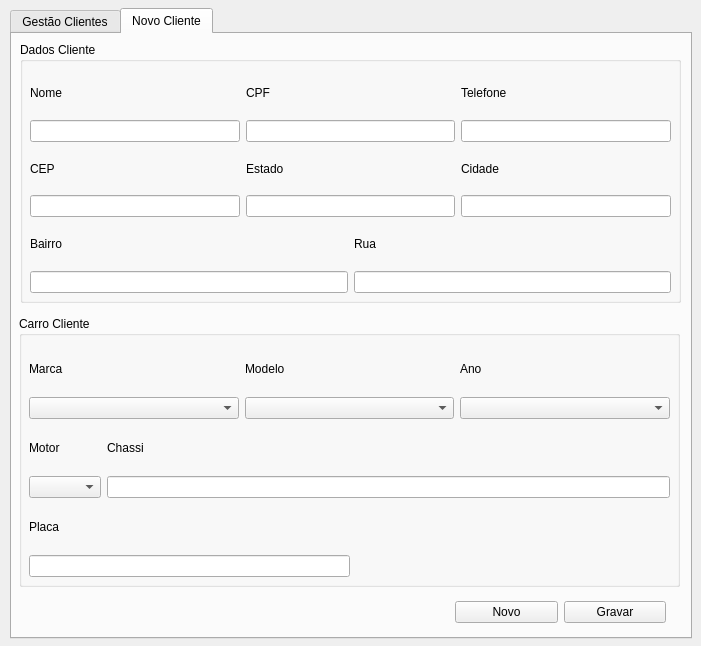
<?xml version="1.0" encoding="UTF-8"?>
<ui version="4.0">
 <class>frm_gestaoclientes</class>
 <widget class="QDialog" name="frm_gestaoclientes">
  <property name="geometry">
   <rect>
    <x>0</x>
    <y>0</y>
    <width>701</width>
    <height>646</height>
   </rect>
  </property>
  <property name="windowTitle">
   <string>Gestão de Clientes</string>
  </property>
  <widget class="QTabWidget" name="tabWidget">
   <property name="geometry">
    <rect>
     <x>10</x>
     <y>8</y>
     <width>682</width>
     <height>631</height>
    </rect>
   </property>
   <property name="currentIndex">
    <number>1</number>
   </property>
   <widget class="QWidget" name="tab">
    <attribute name="title">
     <string>Gestão Clientes</string>
    </attribute>
    <widget class="QTableWidget" name="tw_ge_listaclientes">
     <property name="geometry">
      <rect>
       <x>10</x>
       <y>108</y>
       <width>658</width>
       <height>441</height>
      </rect>
     </property>
    </widget>
    <widget class="QGroupBox" name="groupBox_3">
     <property name="geometry">
      <rect>
       <x>110</x>
       <y>20</y>
       <width>133</width>
       <height>81</height>
      </rect>
     </property>
     <property name="title">
      <string>Filtrar por:</string>
     </property>
     <widget class="QWidget" name="layoutWidget_3">
      <property name="geometry">
       <rect>
        <x>7</x>
        <y>26</y>
        <width>120</width>
        <height>54</height>
       </rect>
      </property>
      <layout class="QVBoxLayout" name="verticalLayout_19">
       <item>
        <widget class="QRadioButton" name="rb_ge_nomecliente">
         <property name="text">
          <string>Nome Cliente</string>
         </property>
        </widget>
       </item>
       <item>
        <widget class="QRadioButton" name="rb_ge_carrocliente">
         <property name="text">
          <string>Carro Cliente</string>
         </property>
        </widget>
       </item>
      </layout>
     </widget>
    </widget>
    <widget class="QPushButton" name="btn_ge_editar">
     <property name="geometry">
      <rect>
       <x>567</x>
       <y>567</y>
       <width>102</width>
       <height>25</height>
      </rect>
     </property>
     <property name="text">
      <string>Editar</string>
     </property>
    </widget>
    <widget class="QWidget" name="layoutWidget">
     <property name="geometry">
      <rect>
       <x>276</x>
       <y>50</y>
       <width>391</width>
       <height>52</height>
      </rect>
     </property>
     <layout class="QVBoxLayout" name="verticalLayout_18">
      <item>
       <widget class="QLabel" name="label_16">
        <property name="text">
         <string>Filtrar</string>
        </property>
       </widget>
      </item>
      <item>
       <layout class="QHBoxLayout" name="horizontalLayout_9">
        <item>
         <widget class="QLineEdit" name="txt_ge_filtro"/>
        </item>
        <item>
         <widget class="QPushButton" name="btn_ge_filtrar">
          <property name="text">
           <string>Filtrar</string>
          </property>
         </widget>
        </item>
       </layout>
      </item>
     </layout>
    </widget>
   </widget>
   <widget class="QWidget" name="tab_2">
    <attribute name="title">
     <string>Novo Cliente</string>
    </attribute>
    <widget class="QGroupBox" name="groupBox_2">
     <property name="geometry">
      <rect>
       <x>7</x>
       <y>282</y>
       <width>661</width>
       <height>271</height>
      </rect>
     </property>
     <property name="title">
      <string>Carro Cliente</string>
     </property>
     <widget class="QWidget" name="layoutWidget">
      <property name="geometry">
       <rect>
        <x>10</x>
        <y>30</y>
        <width>641</width>
        <height>231</height>
       </rect>
      </property>
      <layout class="QVBoxLayout" name="verticalLayout_17">
       <item>
        <layout class="QHBoxLayout" name="horizontalLayout_4">
         <item>
          <layout class="QVBoxLayout" name="verticalLayout_10">
           <item>
            <widget class="QLabel" name="label_9">
             <property name="text">
              <string>Marca</string>
             </property>
            </widget>
           </item>
           <item>
            <widget class="QComboBox" name="cb_nv_marca"/>
           </item>
          </layout>
         </item>
         <item>
          <layout class="QVBoxLayout" name="verticalLayout_11">
           <item>
            <widget class="QLabel" name="label_10">
             <property name="text">
              <string>Modelo</string>
             </property>
            </widget>
           </item>
           <item>
            <widget class="QComboBox" name="cb_nv_modelo"/>
           </item>
          </layout>
         </item>
         <item>
          <layout class="QVBoxLayout" name="verticalLayout_15">
           <item>
            <widget class="QLabel" name="label_14">
             <property name="text">
              <string>Ano</string>
             </property>
            </widget>
           </item>
           <item>
            <widget class="QComboBox" name="cb_nv_ano"/>
           </item>
          </layout>
         </item>
        </layout>
       </item>
       <item>
        <layout class="QHBoxLayout" name="horizontalLayout_5">
         <item>
          <layout class="QVBoxLayout" name="verticalLayout_12">
           <item>
            <widget class="QLabel" name="label_11">
             <property name="text">
              <string>Motor</string>
             </property>
            </widget>
           </item>
           <item>
            <widget class="QComboBox" name="cb_nv_motor"/>
           </item>
          </layout>
         </item>
         <item>
          <layout class="QVBoxLayout" name="verticalLayout_13">
           <item>
            <widget class="QLabel" name="label_12">
             <property name="text">
              <string>Chassi</string>
             </property>
            </widget>
           </item>
           <item>
            <widget class="QLineEdit" name="txt_nv_chassi"/>
           </item>
          </layout>
         </item>
        </layout>
       </item>
       <item>
        <layout class="QHBoxLayout" name="horizontalLayout_6">
         <item>
          <layout class="QVBoxLayout" name="verticalLayout_16">
           <item>
            <widget class="QLabel" name="label_15">
             <property name="text">
              <string>Placa</string>
             </property>
            </widget>
           </item>
           <item>
            <widget class="QLineEdit" name="txt_nv_placa"/>
           </item>
          </layout>
         </item>
         <item>
          <spacer name="horizontalSpacer">
           <property name="orientation">
            <enum>Qt::Horizontal</enum>
           </property>
           <property name="sizeHint" stdset="0">
            <size>
             <width>128</width>
             <height>20</height>
            </size>
           </property>
          </spacer>
         </item>
        </layout>
       </item>
      </layout>
     </widget>
    </widget>
    <widget class="QGroupBox" name="groupBox">
     <property name="geometry">
      <rect>
       <x>8</x>
       <y>8</y>
       <width>661</width>
       <height>261</height>
      </rect>
     </property>
     <property name="title">
      <string>Dados Cliente</string>
     </property>
     <widget class="QWidget" name="layoutWidget">
      <property name="geometry">
       <rect>
        <x>10</x>
        <y>30</y>
        <width>641</width>
        <height>221</height>
       </rect>
      </property>
      <layout class="QVBoxLayout" name="verticalLayout_9">
       <item>
        <layout class="QHBoxLayout" name="horizontalLayout">
         <item>
          <layout class="QVBoxLayout" name="verticalLayout">
           <item>
            <widget class="QLabel" name="label">
             <property name="text">
              <string>Nome</string>
             </property>
            </widget>
           </item>
           <item>
            <widget class="QLineEdit" name="txt_nv_nome"/>
           </item>
          </layout>
         </item>
         <item>
          <layout class="QVBoxLayout" name="verticalLayout_2">
           <item>
            <widget class="QLabel" name="lb_nv_cpf">
             <property name="text">
              <string>CPF</string>
             </property>
            </widget>
           </item>
           <item>
            <widget class="QLineEdit" name="txt_nv_cpf"/>
           </item>
          </layout>
         </item>
         <item>
          <layout class="QVBoxLayout" name="verticalLayout_8">
           <item>
            <widget class="QLabel" name="label_8">
             <property name="text">
              <string>Telefone</string>
             </property>
            </widget>
           </item>
           <item>
            <widget class="QLineEdit" name="txt_nv_telefone"/>
           </item>
          </layout>
         </item>
        </layout>
       </item>
       <item>
        <layout class="QHBoxLayout" name="horizontalLayout_2">
         <item>
          <layout class="QVBoxLayout" name="verticalLayout_3">
           <item>
            <widget class="QLabel" name="lb_nv_cep">
             <property name="text">
              <string>CEP</string>
             </property>
            </widget>
           </item>
           <item>
            <widget class="QLineEdit" name="txt_nv_cep"/>
           </item>
          </layout>
         </item>
         <item>
          <layout class="QVBoxLayout" name="verticalLayout_4">
           <item>
            <widget class="QLabel" name="label_4">
             <property name="text">
              <string>Estado</string>
             </property>
            </widget>
           </item>
           <item>
            <widget class="QLineEdit" name="txt_nv_estado"/>
           </item>
          </layout>
         </item>
         <item>
          <layout class="QVBoxLayout" name="verticalLayout_5">
           <item>
            <widget class="QLabel" name="label_5">
             <property name="text">
              <string>Cidade</string>
             </property>
            </widget>
           </item>
           <item>
            <widget class="QLineEdit" name="txt_nv_cidade"/>
           </item>
          </layout>
         </item>
        </layout>
       </item>
       <item>
        <layout class="QHBoxLayout" name="horizontalLayout_3">
         <item>
          <layout class="QVBoxLayout" name="verticalLayout_7">
           <item>
            <widget class="QLabel" name="label_7">
             <property name="text">
              <string>Bairro</string>
             </property>
            </widget>
           </item>
           <item>
            <widget class="QLineEdit" name="txt_nv_bairro"/>
           </item>
          </layout>
         </item>
         <item>
          <layout class="QVBoxLayout" name="verticalLayout_6">
           <item>
            <widget class="QLabel" name="label_6">
             <property name="text">
              <string>Rua</string>
             </property>
            </widget>
           </item>
           <item>
            <widget class="QLineEdit" name="txt_nv_rua"/>
           </item>
          </layout>
         </item>
        </layout>
       </item>
      </layout>
     </widget>
    </widget>
    <widget class="QWidget" name="layoutWidget">
     <property name="geometry">
      <rect>
       <x>443</x>
       <y>565</y>
       <width>211</width>
       <height>27</height>
      </rect>
     </property>
     <layout class="QHBoxLayout" name="horizontalLayout_7">
      <item>
       <widget class="QPushButton" name="btn_nv_novo">
        <property name="text">
         <string>Novo</string>
        </property>
       </widget>
      </item>
      <item>
       <widget class="QPushButton" name="btn_nv_gravar">
        <property name="text">
         <string>Gravar</string>
        </property>
       </widget>
      </item>
     </layout>
    </widget>
    <zorder>layoutWidget</zorder>
    <zorder>groupBox_2</zorder>
    <zorder>groupBox</zorder>
   </widget>
  </widget>
 </widget>
 <resources/>
 <connections/>
</ui>
